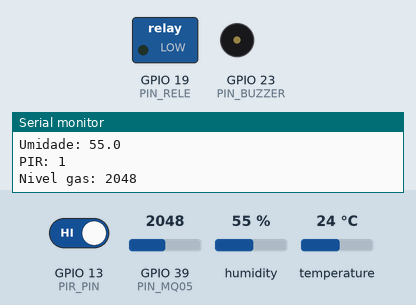
This sketch was run on a simulated ESP32. Parts: switched loads named in the sketch (green lamp = pin HIGH), buzzer (waves = sounding, pin HIGH), the last lines printed to the serial monitor. Inputs (shaded band) come from the test bench; at power-on: GPIO 39 (PIN_MQ05) = 2048, GPIO 13 (PIR_PIN) HIGH, humidity 55 %, temperature 24 °C. WiFi joins after 1.5 s; servers stay silent unless stated.

Above: at 3.2 s.
3.3 s: GPIO 39 (PIN_MQ05) set to 2967
5.2 s: GPIO 39 (PIN_MQ05) set to 3032
At 6.4 s:
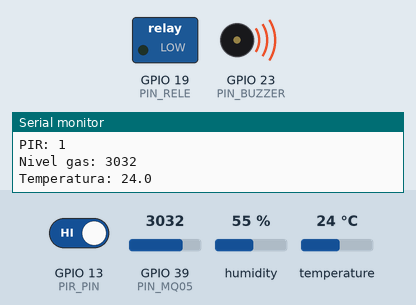
14.0 s: GPIO 39 (PIN_MQ05) set to 2866
At 14.9 s:
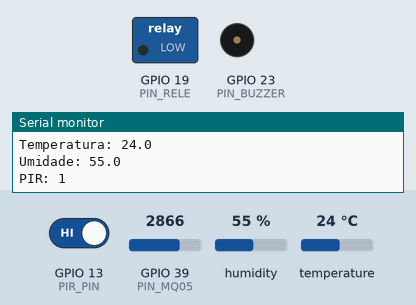
15.5 s: GPIO 39 (PIN_MQ05) set to 3603
At 16.4 s:
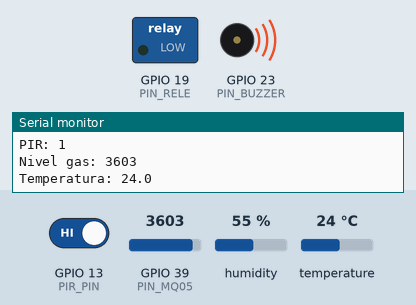
Timing chart, 0 to 21.0 s (numbered marks = the images above; inputs shaded):
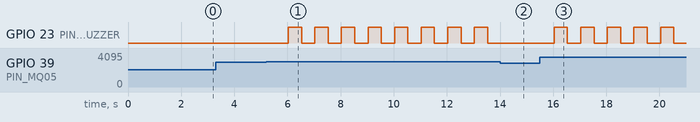

Measured:
- the behaviour switches between 3000 and 3001 on GPIO 39 (PIN_MQ05) (found by bisection; images 0 and 1)
- after the input at 5.2 s, GPIO 23 (PIN_BUZZER): alternates HIGH for 0.50 s and LOW for 0.50 s, starting after 0.83 s
- after the input at 14.0 s, GPIO 23 (PIN_BUZZER): stays LOW (without the input it goes to HIGH after 0.04 s)
- after the input at 15.5 s, GPIO 23 (PIN_BUZZER): alternates HIGH for 0.50 s and LOW for 0.50 s, starting after 0.54 s

The sketch:

esp32_firmware.ino
```cpp
/* PROJETO FINAL CURSO CPS (PROGRAMAÇÃO C# COM ESP32)
 * SENSOR IOT DE PRESENÇA E GÁS INTELIGENTE
 *
 * ESP32 NODEMCU - DEVKIT V1 (30 PINOS)
 * SENSOR DE GÁS (GLP E GÁS NATURAL) MQ-05
 * SENSOR DE UMIDADE RELATIVA E TEMPERATURA DHT11
 * SENSOR DE PRESENÇA PIR HC-SR501
 * BUZZER ATIVO
 * MÓDULO RELÉ (LED)
 *
 * AUTOR: DANIEL RODRIGUES DE SOUSA 04/09/2024 */

#include <esp_task_wdt.h>     // Inclui a biblioteca Wachdog Timer
#include <DHT.h>              // Inclui a biblioteca DHT
#include <WiFi.h>             // Inclui a biblioteca WiFi para conectar o ESP32 à rede WiFi
#include <WebSocketsServer.h> // Inclui a biblioteca WebSocketsServer para criar um servidor WebSocket

// Habilita o debug pela porta serial
#define SERIAL_DEBUG

// Definição dos pinos de entrada
#define PIR_PIN     13    // Pino do sensor PIR (sensor de movimento)
#define PIN_DHT11   27    // Pino do sensor de temperatura e umidade DHT11
#define PIN_MQ05    39    // Pino do sensor de gás MQ05

// Definição dos pinos de saída
#define PIN_RELE    19    // Pino de controle do relé
#define PIN_BUZZER  23    // Pino de controle do buzzer

// Definição das credenciais da rede WiFi
#define SSID_NAME     "YOUR_SSID"      // Nome da rede WiFi
#define SSID_PASSWORD "YOUR_PASSWORD"  // Senha da rede WiFi

#define VALOR_GAS   3000  // Limite de detecção de gás para acionamento do alarme

// Declaração de variáveis
unsigned long int tempo_atual;  // Variável para armazenar o tempo atual
unsigned long int tempo_100ms;  // Temporizador para intervalos de 100ms
unsigned long int tempo_500ms;  // Temporizador para intervalos de 500ms

// Enumeração dos sensores
enum
{
  SENSOR_GAS = 0,         // Sensor de gás
  SENSOR_TEMPERATURA,     // Sensor de temperatura
  SENSOR_UMIDADE,         // Sensor de umidade
  SENSOR_PIR,             // Sensor PIR (movimento)
} sm_sensor = SENSOR_GAS; // Inicia o estado da máquina no sensor de gás

String leituraString = "";// String para armazenar leituras dos sensores

float temperatura;        // Armazena a leitura da temperatura
float umidade;            // Armazena a leitura da umidade
int nivel_gas;            // Armazena o nível de gás detectado
bool f_liga_rele;         // Flag para controle manual do relé
bool f_modo_automatico;   // Flag para ativação do modo automático
bool f_pir;               // Flag para detecção de movimento pelo sensor PIR

#define DHTTYPE     DHT11 // Define o tipo do sensor DHT como DHT11

DHT dht(PIN_DHT11, DHTTYPE);  // Instancia o sensor DHT11
WebSocketsServer webSocket = WebSocketsServer(81);  // Cria uma instância do servidor WebSocket na porta 81

// Configuração do watchdog (timer de segurança)
esp_task_wdt_config_t wdt_config = {
  .timeout_ms = 4000,   // Define o tempo limite de 4 segundos para o watchdog
  .idle_core_mask = 0,  // Define a máscara de núcleo ocioso
  .trigger_panic = true // Define para acionar pânico em caso de timeout
};

void setup()
{
  // Configura os pinos como saída
  pinMode(PIN_RELE, OUTPUT);
  pinMode(PIN_BUZZER, OUTPUT);

  // Configura os pinos como entrada
  pinMode(PIR_PIN, INPUT);
  pinMode(PIN_DHT11, INPUT);
  pinMode(PIN_MQ05, INPUT);

  #if defined SERIAL_DEBUG
    Serial.begin(115200); // Inicializa a comunicação serial a 115200 bps para debug
    Serial.flush();       // Limpa a serial
  #endif

  dht.begin(); // Inicializa o sensor DHT11

  // Habilita o watchdog configurando o timeout para 4 segundos
  esp_task_wdt_init(&wdt_config);
  esp_task_wdt_add(NULL);

  WiFi.begin(SSID_NAME, SSID_PASSWORD); // Conecta-se à rede WiFi usando o SSID e a senha fornecidos

  while(WiFi.status() != WL_CONNECTED)
  { // Loop até que a conexão WiFi seja estabelecida
    delay(1000); // Espera 1 segundo
    esp_task_wdt_reset();     // Reseta o watchdog timer

    #if defined SERIAL_DEBUG
      Serial.println("Conectando no WiFi..."); // Imprime mensagem de conexão ao WiFi
    #endif
  }
  #if defined SERIAL_DEBUG
    Serial.println("Conectou no WiFi"); // Imprime mensagem de conexão bem-sucedida ao WiFi

    // Exibe o endereço IP do ESP32
    Serial.print("IP do ESP32 na Rede Conectada: ");  // Imprime rótulo para o endereço IP
    Serial.println(WiFi.localIP()); // Imprime o endereço IP local do ESP32
  #endif

  webSocket.begin(); // Inicia o servidor WebSocket
  webSocket.onEvent(webSocketEvent); // Define a função de callback para eventos do WebSocket

  f_liga_rele = 0;        // Inicializa o relé como desligado
  f_modo_automatico = 0;  // Inicializa o modo automático como desligado
  f_pir = 0;              // Inicializa a flag de detecção PIR como falsa
}

void loop()
{
  tempo_atual = millis(); // Atualiza o tempo atual

  #if defined SERIAL_DEBUG
    if((tempo_atual - tempo_100ms) >= 250)  // Temporização a cada 250ms (modo de depuração)
  #else
    if((tempo_atual - tempo_100ms) >= 100)  // Temporização a cada 100ms
  #endif
  {
    tempo_100ms = millis(); // Recarrega o temporizador de 100ms

    switch(sm_sensor)
    {
      case SENSOR_GAS: // Leitura do sensor de gás
        nivel_gas = analogRead(PIN_MQ05);
        sm_sensor = SENSOR_TEMPERATURA; // Próximo sensor: temperatura
        #if defined SERIAL_DEBUG
          Serial.printf("Nivel gas: %d\n", nivel_gas);
        #endif
        break;

      case SENSOR_TEMPERATURA: // Leitura do sensor de temperatura
        temperatura = dht.readTemperature();
        sm_sensor = SENSOR_UMIDADE; // Próximo sensor: umidade
        #if defined SERIAL_DEBUG
          Serial.printf("Temperatura: %2.1f\n", temperatura);
        #endif
        break;

      case SENSOR_UMIDADE: // Leitura do sensor de umidade
        umidade = dht.readHumidity();
        sm_sensor = SENSOR_PIR; // Próximo sensor: PIR (movimento)
        #if defined SERIAL_DEBUG
          Serial.printf("Umidade: %2.1f\n", umidade);
        #endif
        break;

      case SENSOR_PIR: // Leitura do sensor PIR (movimento)
        f_pir = digitalRead(PIR_PIN);
        sm_sensor = SENSOR_GAS; // Retorna para o sensor de gás
        #if defined SERIAL_DEBUG
          Serial.printf("PIR: %d\n", f_pir);
        #endif
        break;
    }
  }

  if((tempo_atual - tempo_500ms) >= 500) // Temporização a cada 500ms
  {
    tempo_500ms = millis();   // Recarrega o temporizador de 500ms
    esp_task_wdt_reset();     // Reseta o watchdog timer

    if(nivel_gas > VALOR_GAS) // Verifica se o nível de gás excede o limite
    {
      digitalWrite(PIN_BUZZER, !digitalRead(PIN_BUZZER)); // Altera o estado do buzzer (liga/desliga)
      webSocket.broadcastTXT("Vazando gas!"); // Envia mensagem de alerta via WebSocket
    }
    else
    {
      digitalWrite(PIN_BUZZER, LOW);    // Desliga o buzzer se o nível de gás estiver normal
      webSocket.broadcastTXT("Gas ok!");// Limpa a mensagem de alerta via WebSocket
    }

    if(f_modo_automatico) // Verifica se o modo automático está ativado
    {
      digitalWrite(PIN_RELE, f_pir);      // Controla o relé baseado na detecção PIR
    }
    else
    {
      digitalWrite(PIN_RELE, f_liga_rele);// Controla o relé manualmente
    }
  }

  webSocket.loop(); // Mantém o servidor WebSocket em execução, verificando por novas conexões e mensagens
}

// Função de callback para eventos do WebSocket
void webSocketEvent(uint8_t numero_msg, WStype_t type, uint8_t * conteudo_recebido, size_t tamanho_conteudo)
{
  switch(type)
  { // Verifica o tipo de evento
    case WStype_DISCONNECTED: // Caso a conexão seja desconectada
      #if defined SERIAL_DEBUG
        Serial.printf("[%u] Desconectou!\n", numero_msg); // Imprime no serial que o cliente numero_msg foi desconectado
      #endif
      break;

    case WStype_CONNECTED: // Caso uma nova conexão seja estabelecida
      #if defined SERIAL_DEBUG
        Serial.printf("[%u] Conectou!\n", numero_msg); // Imprime no serial que o cliente numero_msg foi conectado
      #endif
      webSocket.sendTXT(numero_msg, "Conectou"); // Envia mensagem de confirmação de conexão ao cliente
      break;

    case WStype_TEXT: // Caso uma mensagem de texto seja recebida
      #if defined SERIAL_DEBUG
        Serial.printf("[%u] Recebeu pelo Socket o texto: %s\n", numero_msg, conteudo_recebido); // Imprime no serial a mensagem recebida do cliente numero_msg
      #endif

      if(strcmp((char *)conteudo_recebido, "AUTOMATICO_on") == 0)
      { // Se a mensagem for "AUTOMATICO_on"
        f_modo_automatico = 1; // Liga o modo automático
        webSocket.sendTXT(numero_msg, "Modo automático ligado"); // Envia mensagem de confirmação ao cliente
        #if defined SERIAL_DEBUG
          Serial.println("Modo automático ligado");
        #endif
      }
      else if(strcmp((char *)conteudo_recebido, "AUTOMATICO_off") == 0)
      { // Se a mensagem for "AUTOMATICO_off"
        f_modo_automatico = 0; // Desliga o modo automático
        webSocket.sendTXT(numero_msg, "Modo automático desligado"); // Envia mensagem de confirmação ao cliente
        #if defined SERIAL_DEBUG
          Serial.println("Modo automático desligado");
        #endif
      }
      else if(strcmp((char *)conteudo_recebido, "RELE_on") == 0)
      { // Se a mensagem for "RELE_on"
        f_liga_rele = 1; // Liga o relé manualmente
        webSocket.sendTXT(numero_msg, "RELE Ligado"); // Envia mensagem de confirmação ao cliente
        #if defined SERIAL_DEBUG
          Serial.println("RELE Ligado");
        #endif
      }
      else if(strcmp((char *)conteudo_recebido, "RELE_off") == 0)
      { // Se a mensagem for "RELE_off"
        f_liga_rele = 0; // Desliga o relé manualmente
        webSocket.sendTXT(numero_msg, "RELE Desligado"); // Envia mensagem de confirmação ao cliente
        #if defined SERIAL_DEBUG
          Serial.println("RELE Desligado");
        #endif
      }
      else if(strcmp((char *)conteudo_recebido, "TEMPERATURA") == 0)
      { // Se a mensagem for "TEMPERATURA"
        webSocket.sendTXT(numero_msg, "Sensor de temperatura"); // Envia mensagem de confirmação ao cliente
        leituraString = String((int)temperatura); // Converte a temperatura para string
        webSocket.broadcastTXT(leituraString);    // Envia a temperatura ao cliente
      }
      else if(strcmp((char *)conteudo_recebido, "UMIDADE") == 0)
      { // Se a mensagem for "UMIDADE"
        webSocket.sendTXT(numero_msg, "Sensor de umidade"); // Envia mensagem de confirmação ao cliente
        leituraString = String((int)umidade); // Converte a umidade para string
        webSocket.broadcastTXT(leituraString);// Envia a umidade ao cliente
      }
      else if(strcmp((char *)conteudo_recebido, "PIR") == 0)
      { // Se a mensagem for "PIR"
        webSocket.sendTXT(numero_msg, "Sensor PIR"); // Envia mensagem de confirmação ao cliente
        leituraString = String((int)f_pir);   // Converte o estado do sensor PIR para string
        webSocket.broadcastTXT(leituraString);// Envia o estado do sesor PIR ao cliente
      }
      else if(strcmp((char *)conteudo_recebido, "RELE") == 0)
      { // Se a mensagem for "RELE"
        webSocket.sendTXT(numero_msg, "Estado saida rele"); // Envia mensagem de confirmação ao cliente
        leituraString = String((int)digitalRead(PIN_RELE)); // Converte o estado do rele para string
        webSocket.broadcastTXT(leituraString); // Envia a o estado do rele ao cliente
      }
      break;
  }
}
```
